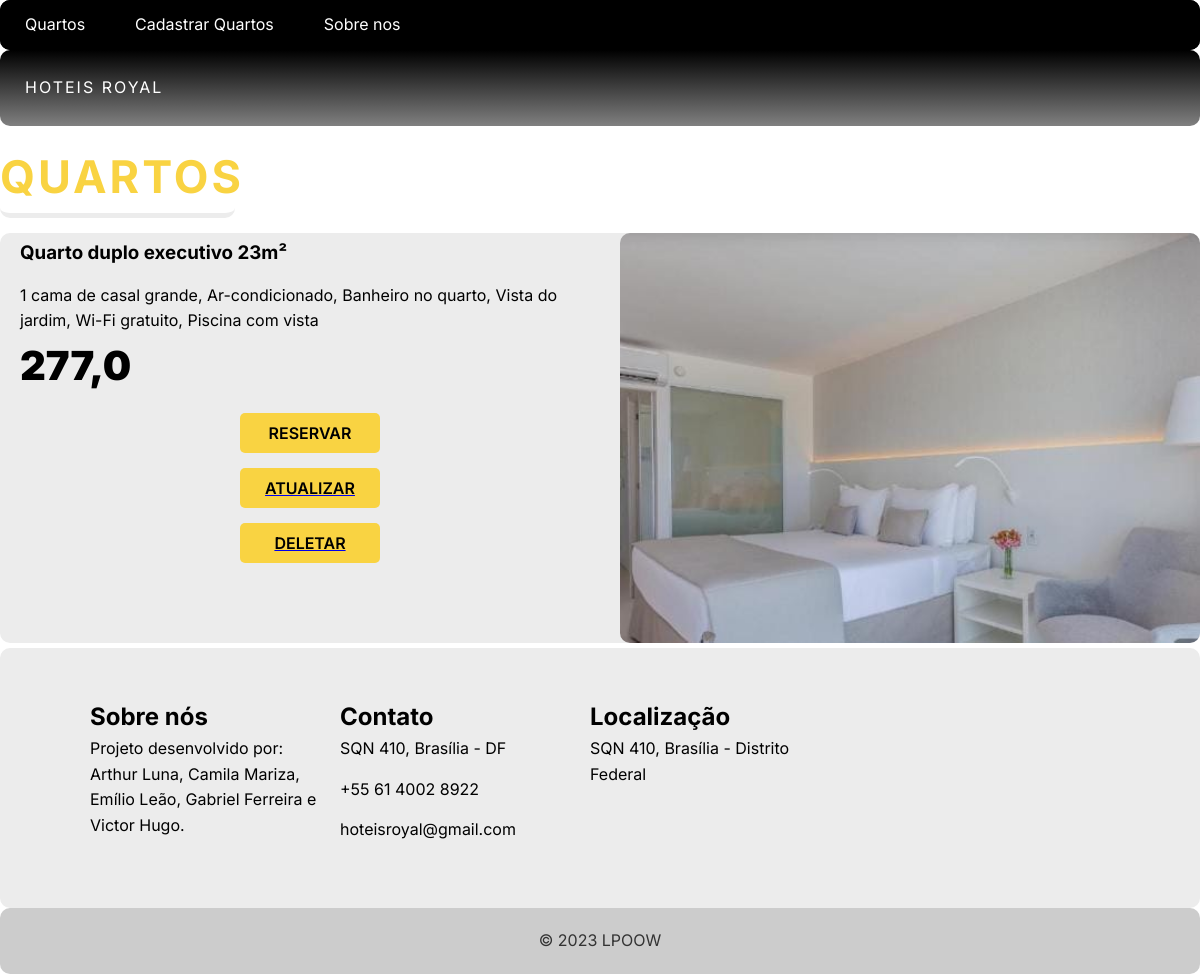
The app's page /room/16/ with its own data.
### trivagoHotel/models.py (models this page shows, shortened)
class Hotel(models.Model):
    id = models.AutoField(primary_key=True)
    model = models.CharField(max_length=600)
    desc = models.CharField(max_length=600)
    brand = models.ForeignKey(Brand, on_delete=models.PROTECT, related_name='hotel_brand')
    value = models.FloatField(blank=True, null=True)
    photo = models.ImageField(upload_to='trivagoHotel/', blank=True, null=True)

### trivagoHotel/views.py (the view)
# urls.py: path('room/<int:pk>/', HotelDetailView.as_view(), name='room_detail' ),
class HotelDetailView(DetailView):
    model = Hotel
    template_name = 'room_detail.html'

### trivagoHotel/templates/room_detail.html (shortened to what this page needs)
{% extends "base.html"%}
{% block content %}
<html>
    <head>
    </head>
    <body>
                <header class = "header" id = "header">
            <div class = "head">
                <div class = "cabeçalho">
                    <span>HOTEIS ROYAL</span>
                </div>
            </div>
        </header>
        <section class = "quartos sec-width" id = "quartos">
            <div class = "titulo">
                <h2>Quartos</h2>
            </div>
            <article class = "quarto">
                <div class = "quarto-image">
                    <img src = "{{ hotel.photo.url }}" alt = "quarto image">
                </div>
                <div class = "quarto-text">
                    <h3>{{hotel.model}}</h3>
                    <ul>
                        <li>
                            {{hotel.desc}}
                        </li>
                        <p class = "preco">
                        <span>{{hotel.value}}</span>
                    </p>
                    <button type = "button" class = "btn">RESERVAR</button>
                    <a href="{% url 'room_update' hotel.pk%}">
                      <button type = "button" class = "btn">ATUALIZAR</button>
                    </a>
                    <a href="{% url 'room_delete' hotel.pk%}">
                      <button type = "button" class = "btn">DELETAR</button>
                    </a>
                </div>
            </article>
        </section>
        <footer class = "cabecalho">
            <div class = "cabecalho-container">
                <div>
                    <h2>Sobre nós </h2>
                    <p>Projeto desenvolvido por: Arthur Luna, Camila Mariza, Emílio Leão, Gabriel Ferreira e Victor Hugo.</p>
                </div>
                <div>
                    <h2>Contato</h2>
                    <div class = "contato">
                        <span>
                            SQN 410, Brasília - DF
                        </span>
                    </div>
                    <div class = "contato">
                        <span>
                            +55 61 4002 8922
                        </span>
                    </div>
                    <div class = "contato">
                        <span>
                            hoteisroyal@gmail.com
                        </span>
                    </div>
                </div>
                <div>
                    <h2>Localização</h2>
                    <div class = "contato">
                        <span>
                            SQN 410, Brasília - Distrito Federal
                        </span>
                    </div>
                    </div>
                </div>
        </footer>
    </body>
</html>
{% endblock %}

### app/templates/base.html (style rules this page uses)
body { font-family: 'Open Sans', sans-serif; background-color: white; color: #333; margin: 0; padding: 0; }
header { background-color: black; color: #fff; text-align: center; }
footer { background-color: #ccc; color: #333; padding: 20px; text-align: center; }

### trivagoHotel/templates/room_detail.html (style rules this page uses)
:root { --transition: all 0.7s ease; --yellow: #f9d342; --dark: #ececec; }
* { box-sizing: border-box; padding: 0; margin: 0; font-family: 'Inter', sans-serif; border-radius: 10px; }
html { scroll-behavior: smooth; }
body { line-height: 1.6; }
.btn { font-size: 16px; text-transform: uppercase; font-weight: 600; border: none; border-radius: 5px; padding: 10px; width: 140px; display: block; margin: 15px auto; cursor: pointer; transition: var(--transition); background-color: #f9d342; }
img { width: 100%; display: block; }
.header { background: linear-gradient(black, gray); color: white; padding: 25px; display: flex; flex-direction: column; }
.head { display: flex; justify-content: space-between; }
.head span { cursor: pointer; letter-spacing: 2px; }
.cabecalho { background: var(--dark); color: #000000; }
.cabecalho-container { width: 85vw; margin: 0 auto; padding: 30px 0; }
.cabecalho-container { display: grid; padding-right: 20px; }
.cabecalho { text-align: left; }
.cabecalho-container { grid-template-columns: repeat(4, 1fr); }
.cabecalho-container div:nth-child(1) p { padding-right: 20px; }
.contato { margin-bottom: 15px; }
.quarto { background: var(--dark); color: white; }
.quarto-text { padding: 5px 20px; color: rgb(0, 0, 0); }
.quarto-text ul { list-style-type: none; margin: 15px 0; }
.preco span { font-size: 40px; font-weight: 900; color: rgb(0, 0, 0); }
.quarto { display: flex; margin: 5px 0; }
.quarto-image { flex: 1; }
.quarto-text { flex: 1; }
.quarto:nth-child(even) { flex-direction: row-reverse; }
.titulo { text-transform: uppercase; letter-spacing: 3px; font-size: 30px; color: var(--yellow); border-bottom: 5px solid var(--dark); width: 235px; margin: 15px 0; }

### records on screen
Hotel: photo (picture), model "Quarto duplo executivo 23m²", desc "1 cama de casal grande, Ar-condicionado, Banheiro no quarto, Vista do jardim, Wi-Fi gratuito, Piscina com vista", value "277,0"
